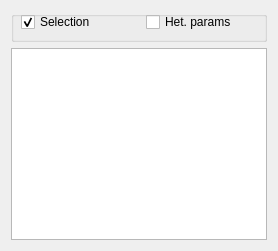
      <widget class="QWidget" name="tab_run">
       <attribute name="icon">
        <iconset>
         <normaloff>../IMG/run-icon.png</normaloff>../IMG/run-icon.png</iconset>
       </attribute>
       <attribute name="title">
        <string>Progress</string>
       </attribute>
       <layout class="QVBoxLayout" name="verticalLayout_3">
        <item>
         <widget class="QGroupBox" name="groupBox_4">
          <property name="title">
           <string/>
          </property>
          <widget class="QCheckBox" name="cbShowHetParams">
           <property name="geometry">
            <rect>
             <x>135</x>
             <y>0</y>
             <width>121</width>
             <height>22</height>
            </rect>
           </property>
           <property name="font">
            <font>
             <family>Arial</family>
             <italic>false</italic>
            </font>
           </property>
           <property name="text">
            <string>Het. params</string>
           </property>
          </widget>
          <widget class="QCheckBox" name="cbShowRates">
           <property name="geometry">
            <rect>
             <x>385</x>
             <y>0</y>
             <width>121</width>
             <height>22</height>
            </rect>
           </property>
           <property name="font">
            <font>
             <family>Arial</family>
             <italic>false</italic>
            </font>
           </property>
           <property name="text">
            <string>Rates</string>
           </property>
          </widget>
          <widget class="QCheckBox" name="cbShowFreqs">
           <property name="geometry">
            <rect>
             <x>260</x>
             <y>0</y>
             <width>121</width>
             <height>22</height>
            </rect>
           </property>
           <property name="font">
            <font>
             <family>Arial</family>
             <italic>false</italic>
            </font>
           </property>
           <property name="text">
            <string>Frequencies</string>
           </property>
          </widget>
          <widget class="QCheckBox" name="cbShowSelection">
           <property name="geometry">
            <rect>
             <x>10</x>
             <y>0</y>
             <width>121</width>
             <height>22</height>
            </rect>
           </property>
           <property name="font">
            <font>
             <family>Arial</family>
             <italic>false</italic>
            </font>
           </property>
           <property name="text">
            <string>Selection</string>
           </property>
           <property name="checked">
            <bool>true</bool>
           </property>
          </widget>
         </widget>
        </item>
        <item>
         <widget class="QTableView" name="tblModels">
          <property name="font">
           <font>
            <family>Courier 10 Pitch</family>
            <pointsize>10</pointsize>
           </font>
          </property>
          <property name="alternatingRowColors">
           <bool>true</bool>
          </property>
          <property name="sortingEnabled">
           <bool>true</bool>
          </property>
         </widget>
        </item>
       </layout>
      </widget>
